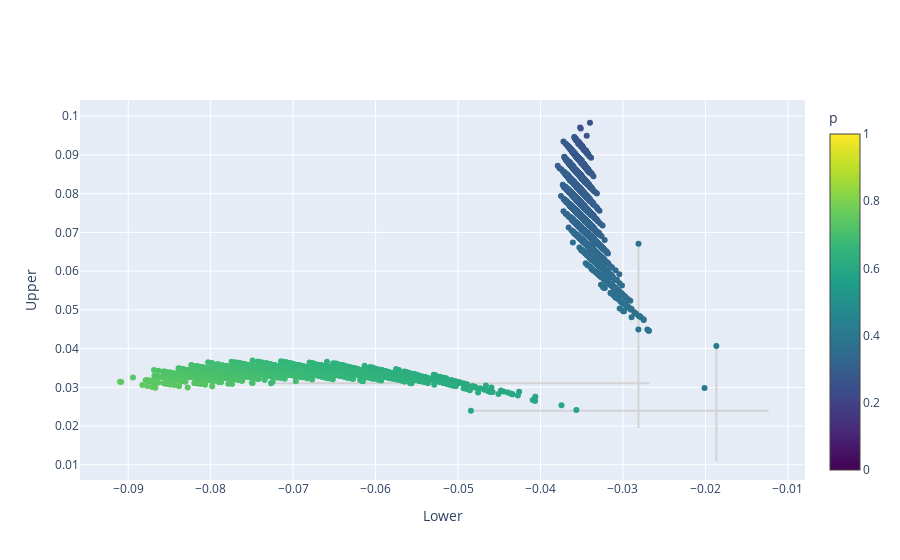

The notebook cell saved with this chart:
### Code cell
def binary_plot(model):
    weights = model.linear.weight.detach()
    u = []
    l = []
    s = []
    for i in range(d):
        mean = weights[i].mean()
        upper = weights[i][weights[i] > mean].median()
        lower = weights[i][weights[i] < mean].median()
        u.append(upper.item())
        l.append(lower.item())
        s.append((weights[i] > mean).sum().item() / m)
    plt.scatter(l, u, c=s, vmin=0, vmax=1)
    plt.xlabel('Lower')
    plt.ylabel('Upper')
    plt.colorbar(label='p')
    return plt

import plotly.graph_objects as go

def binary_plot_plotly(model, scale_weights=False):
    """Splits the weights of each neuron into upper and lower, and plots the pair.
    If the error bars are a mess, then the neuron is not binary.
    """
    weights = model.linear.weight.detach()
    if scale_weights:
            weights = weights * d
    u = []
    umin, umax = [], []
    l = []
    lmin, lmax = [], []
    s = []
    q = 0.1
    for i in range(d):
        mean = weights[i].mean()
        upper = weights[i][weights[i] >= mean]
        lower = weights[i][weights[i] < mean]
        um = upper.median().item()
        lm = lower.median().item()
        umin.append(um - torch.quantile(upper, 1- q).item())
        umax.append(torch.quantile(upper, q).item() - um)
        lmin.append(lm - torch.quantile(lower, 1- q).item())
        lmax.append(torch.quantile(lower, q).item() - lm)
        u.append(um)
        l.append(lm)
        s.append((weights[i] > mean).sum().item() / m)
    texts = [f'Upper: {u[i]:.4f}, Lower: {l[i]:.4f}, p: {s[i]:.4f}' for i in range(len(u))]
    fig = go.Figure(data=go.Scatter(x=l,
                                    y=u, 
                                    mode='markers',
                                    error_x=dict(type='data', symmetric=False, array=lmax, arrayminus=lmin, color='lightgrey', width=0),
                                    error_y=dict(type='data', symmetric=False, array=umax, arrayminus=umin, color='lightgrey', width=0),
                                    marker=dict(color=s, colorscale='Viridis', cmin=0, cmax=1, colorbar=dict(title='p')),
                                    hoverinfo='text',
                                    text=texts))
    fig.update_layout(xaxis_title='Lower', yaxis_title='Upper')
    return fig


# binary_plot_plotly(model).show()

### Figure 1 — Plotly figure (JSON) as saved in the notebook; plotly's stock layout.template omitted (floating-point values rounded to 4 significant figures; data arrays with more than 128 entries replaced by an {"elided": "..."} marker saying what was removed)
{"data": [{"error_x": {"array": {"elided": "10000 float values"}, "arrayminus": {"elided": "10000 float values"}, "color": "lightgrey", "symmetric": false, "type": "data", "width": 0}, "error_y": {"array": {"elided": "10000 float values"}, "arrayminus": {"elided": "10000 float values"}, "color": "lightgrey", "symmetric": false, "type": "data", "width": 0}, "hoverinfo": "text", "marker": {"cmax": 1, "cmin": 0, "color": {"elided": "10000 float values"}, "colorbar": {"title": {"text": "p"}}, "colorscale": [[0, "#440154"], [0.1111, "#482878"], [0.2222, "#3e4989"], [0.3333, "#31688e"], [0.4444, "#26828e"], [0.5556, "#1f9e89"], [0.6667, "#35b779"], [0.7778, "#6ece58"], [0.8889, "#b5de2b"], [1, "#fde725"]]}, "mode": "markers", "text": {"elided": "10000 str values"}, "type": "scatter", "x": {"elided": "10000 float values"}, "y": {"elided": "10000 float values"}}], "layout": {"xaxis": {"title": {"text": "Lower"}}, "yaxis": {"title": {"text": "Upper"}}}}
